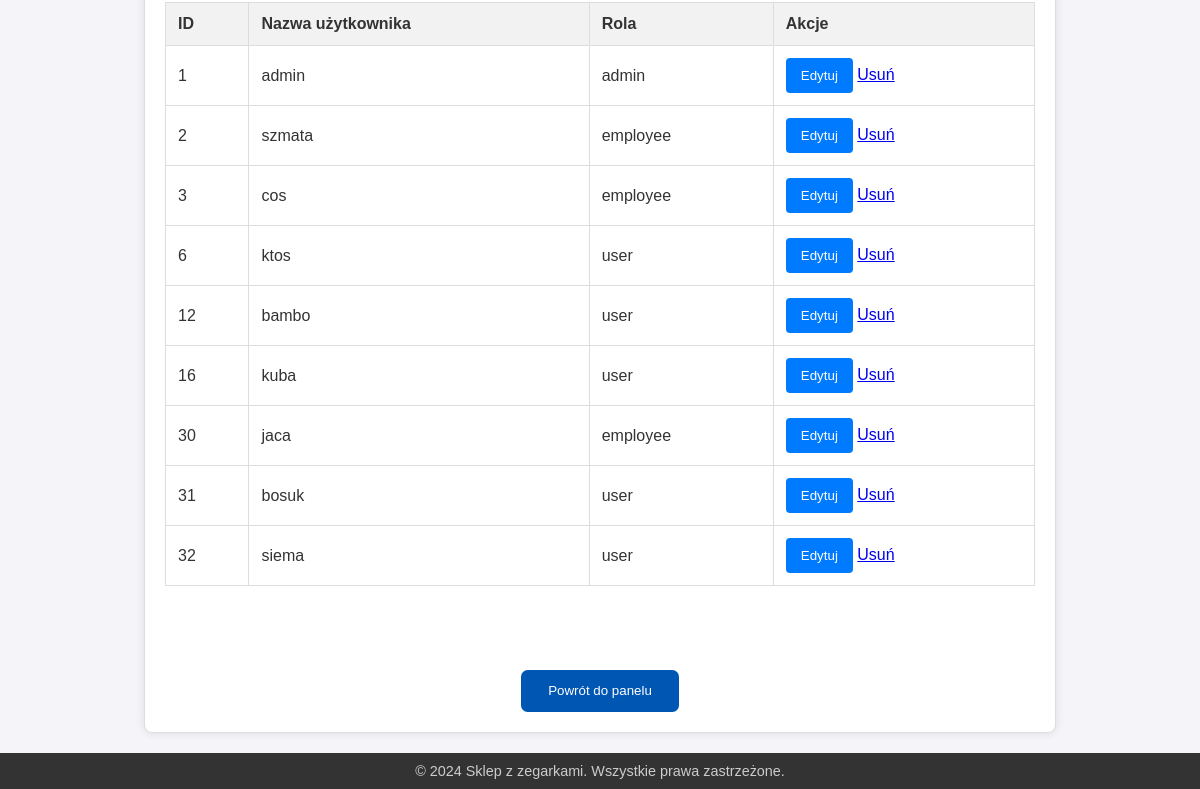
Before: /admin_customers.php (signed in, lower part) with the older database file.
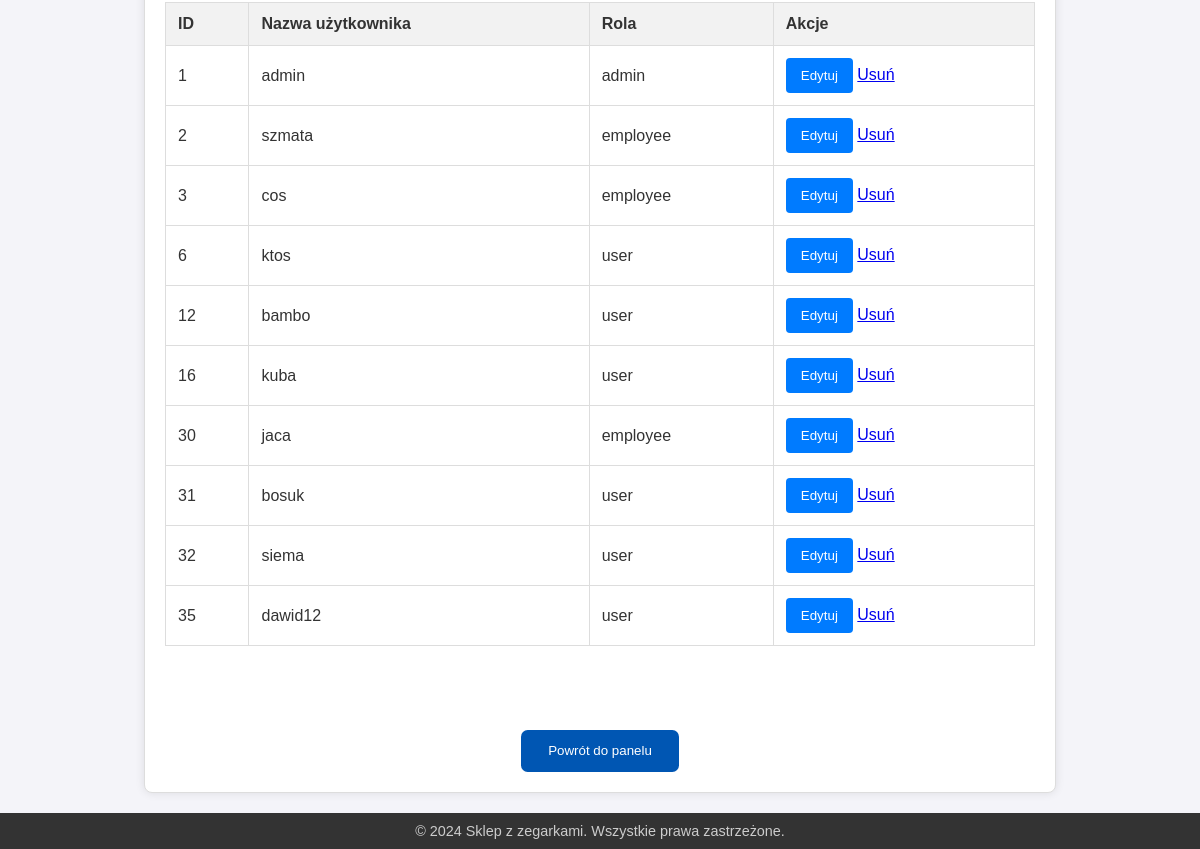
After: the same page with the newer database file.
### tables this page shows
CREATE TABLE `users` (
  `id` int(11) NOT NULL,
  `username` varchar(50) NOT NULL,
  `password` varchar(255) NOT NULL,
  `role` enum('user','admin','employee') DEFAULT 'user'
);

### admin_customers.php (the view, shortened to what this page needs)
<?php
require 'header.php';
$users = $pdo->query("SELECT * FROM users")->fetchAll(PDO::FETCH_ASSOC);
?>
<!DOCTYPE html>
<html lang="pl">
<head>
    <link rel="stylesheet" href="styles.css">
</head>
<body>
<section>
    <table border="1">
        <tr>
            <th>ID</th>
            <th>Nazwa użytkownika</th>
            <th>Rola</th>
            <th>Akcje</th>
        </tr>
        <?php foreach ($users as $user): ?>
        <tr>
            <td><?= $user['id'] ?></td>
            <td><?= htmlspecialchars($user['username']) ?></td>
            <td><?= htmlspecialchars($user['role']) ?></td>
            <td>
                <button onclick="editUser(<?= $user['id'] ?>, '<?= htmlspecialchars($user['username'], ENT_QUOTES) ?>', '<?= htmlspecialchars($user['role'], ENT_QUOTES) ?>')">Edytuj</button>
                <a href="?delete_user=<?= $user['id'] ?>" onclick="return confirm('Czy na pewno chcesz usunąć tego użytkownika?');">Usuń</a>
            </td>
        </tr>
        <?php endforeach; ?>
    </table>
        <a href="admin_panel.php"><button style="margin-top: 20px;" class="nav-btn">Powrót do panelu</button></a>
    </section>
</body>
</html>
<?php require 'footer.php'; ?>

Changed rows visible on the page:
added users: id "35", username "dawid12", role "user"
